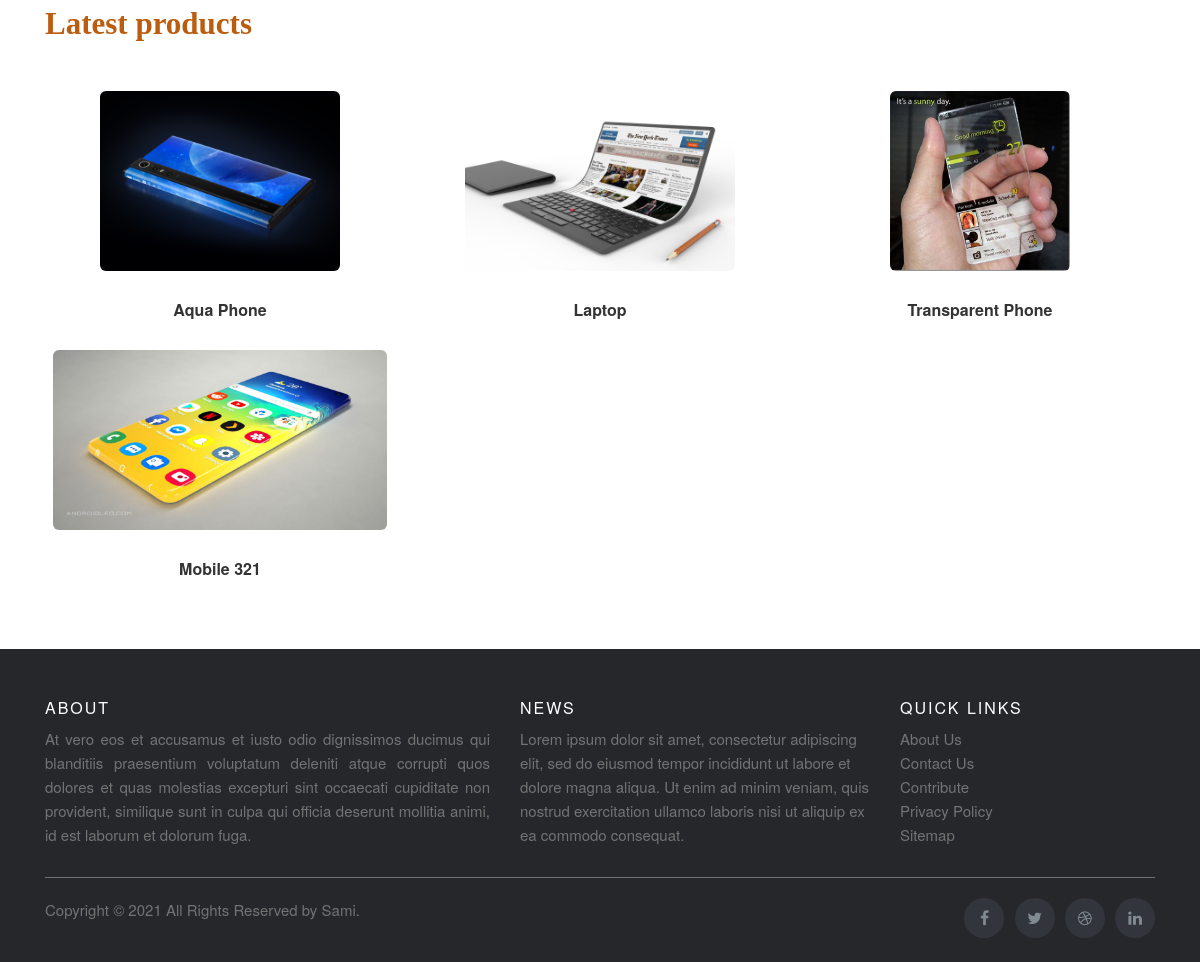
The app's page /frontend.php (lower part), older data.
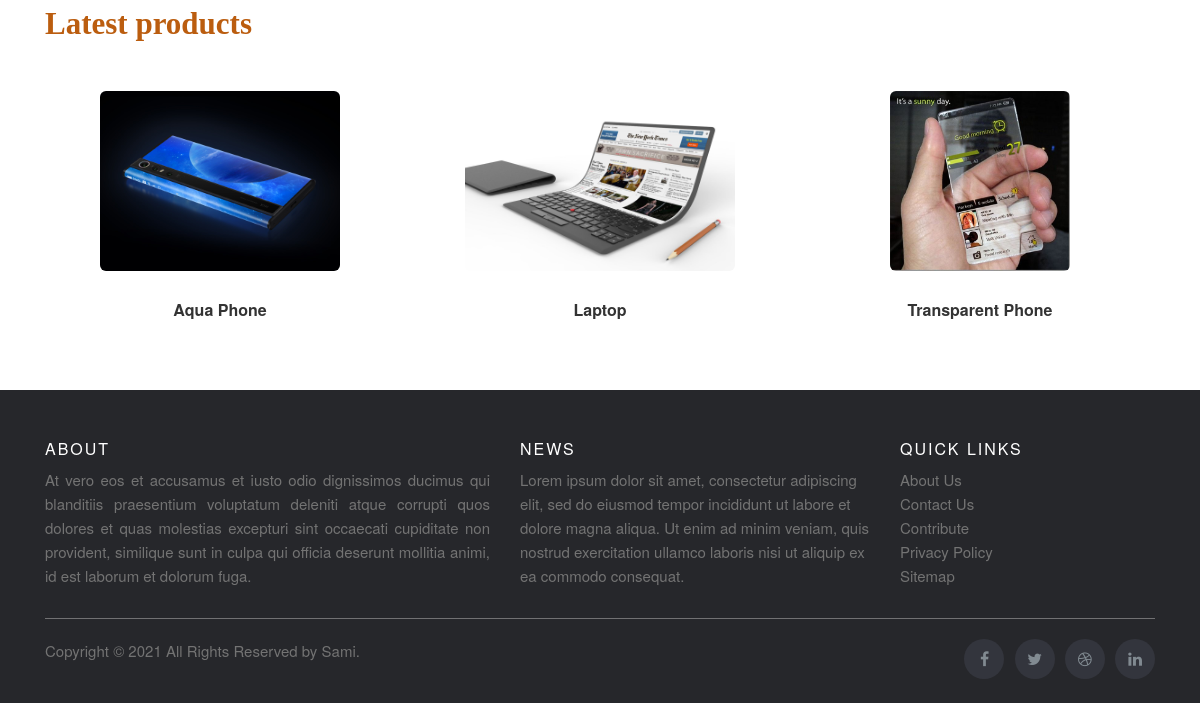
The same page, newer data.
### tables this page shows
CREATE TABLE `products` (
  `id` int(11) NOT NULL,
  `user_id` int(11) NOT NULL,
  `pname` varchar(255) NOT NULL,
  `pimage` varchar(255) NOT NULL
);

### frontend.php (the view, shortened to what this page needs)
<?php
include('includes/config.php');
?>
<!doctype html>
<html lang="en">
<head>
    <?php include 'includes/stylesheets.php';?>
</head>
<body>
    <div class="body_">
        <div class="container" style="margin-top: 30px;">
            <h1 class="heading" id="product_heading">Latest products</h1><br><br>
            <div class="row">
                <?php $query=mysqli_query($con,"select * from products");
                while($row = mysqli_fetch_array($query)) {
                    ?>
                <div class="col-6 col-md-4">
                    <img class="img-fluid products mx-auto d-block img-rounded" src="uploads/<?php echo htmlentities($row['pimage']);?>">
                    <p class="text-center pHeading" onclick="myProductDetails1()"><?php echo $row['pname'] ?></p>
                </div>
                <?php }?>
            </div>
        </div>
      </div>
<?php include 'includes/footer.php';?>
</body>
</html>

Row changes from the older to the newer data that the page shows:
removed products: pimage (picture), pname "Mobile 321"
